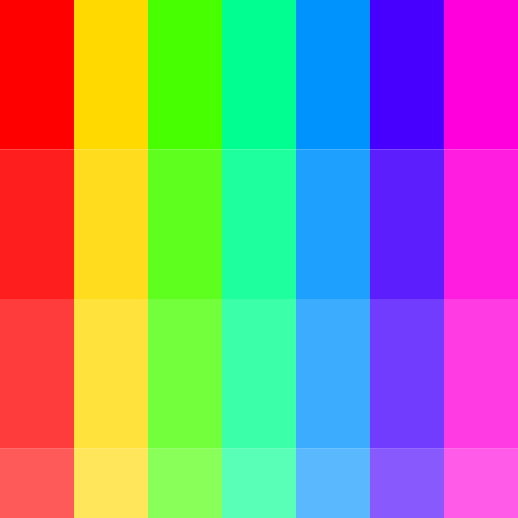
Frame 1 (no input)
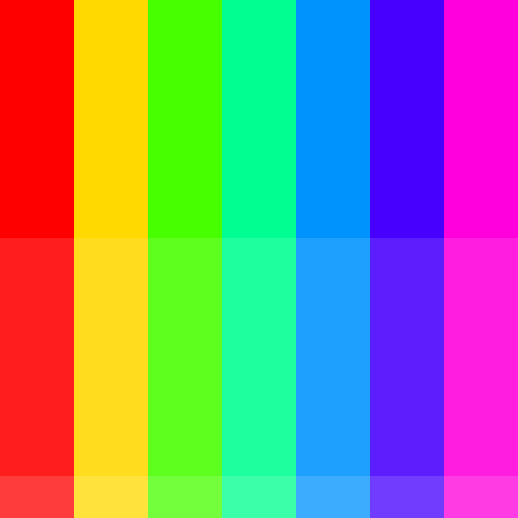
Frame 60 (the mouse pressed at the canvas centre just before this capture)
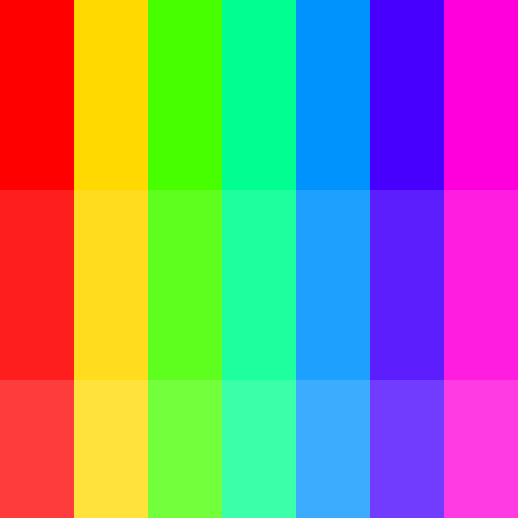
Frame 120 (the mouse held since frame 60 and released just before this capture)

The Processing sketch that drew these frames (run headless with seeded random() and noise(); from frame 60 on, the mouse is pressed at the canvas centre):

// Processing sketch: seven
// ── seven.pde
ArrayList<Quadrati> abs;
float x, y, a;

void setup(){
   size(518,518);
   abs = new ArrayList<Quadrati>();
   x = y = 0;
   y = 0;
   a = 255;
   for(int i=0; i<12; i++){
       abs.add(new Quadrati(x,y,148,1.5,color(254,0,0,a)));
       a-=30;
       y+=148;
   }
   x += 74;
   y = 0;
   a = 255;
   for(int i=0; i<12; i++){
       abs.add(new Quadrati(x,y,148,1.5,color(255,217,0,a)));
       a-=30;
       y+=148;
   }
   x += 74;
   y = 0;
   a = 255;
   for(int i=0; i<12; i++){
       abs.add(new Quadrati(x,y,148,1.5,color(72,255,0,a)));
       a-=30;
       y+=148;
   }
   x += 74;
   y = 0;
   a = 255;
   for(int i=0; i<12; i++){
       abs.add(new Quadrati(x,y,148,1.5,color(0,255,144,a)));
       a-=30;
       y+=148;
   }
   x += 74;
   y = 0;
   a = 255;
   for(int i=0; i<12; i++){
       abs.add(new Quadrati(x,y,148,1.5,color(0,147,254,a)));
       a-=30;
       y+=148;
   }
   x += 74;
   y = 0;
   a = 255;
   for(int i=0; i<12; i++){
       abs.add(new Quadrati(x,y,148,1.5,color(71,0,254,a)));
       a-=30;
       y+=148;
   }
   x += 74;
   y = 0;
   a = 255;
   for(int i=0; i<12; i++){
       abs.add(new Quadrati(x,y,148,1.5,color(255,0,220,a)));
       a-=30;
       y+=148;
   }
}

void draw(){
  background(255);
  Quadrati q = null;
  a = 0;
  for(Quadrati i:abs){
      if(i.getPosY() != 0 && q != null) {
          i.setPosY(q.getY()*a);
          i.setY(q.getY()*(a+1));
      }
      else{
          i.move();
          q = i;
          a = 0;
      }
      i.run();
      a = a+1;
  }
}

// ── Quadrati.pde
class Quadrati{
   float PosX, PosY, x, y, sy;
   color c;
   
   Quadrati(float PosX, float PosY, float y, float sy, color c){
      this.PosX = PosX;
      this.PosY = PosY;
      this.x = PosX+74;
      this.y = y;
      this.sy = sy;
      this.c = c;
   }
   
   void setPosY(float PosY){
      this.PosY= PosY;
   }
   
   void setY(float y){
      this.y= y;
   }
   
   float getPosY(){
      return PosY; 
   }
   
   float getY(){
      return y; 
   }
   
   void display(){
      noStroke();
      rectMode(CORNERS);
      fill(c);
      rect(PosX,PosY,x,y);
   }
   
   void move(){
      y += sy;
      control();
      //x += sy;
      //PosY += sy;
   }
   
   void control(){
      if(y<=37 || y>=259) sy = -sy;
      /*else if(PosY == 0 && (y<=37 || y>=259)) sy = -sy;*/
   }
   
   void run(){
      /*control();
      move();*/
      display();
   }
}
